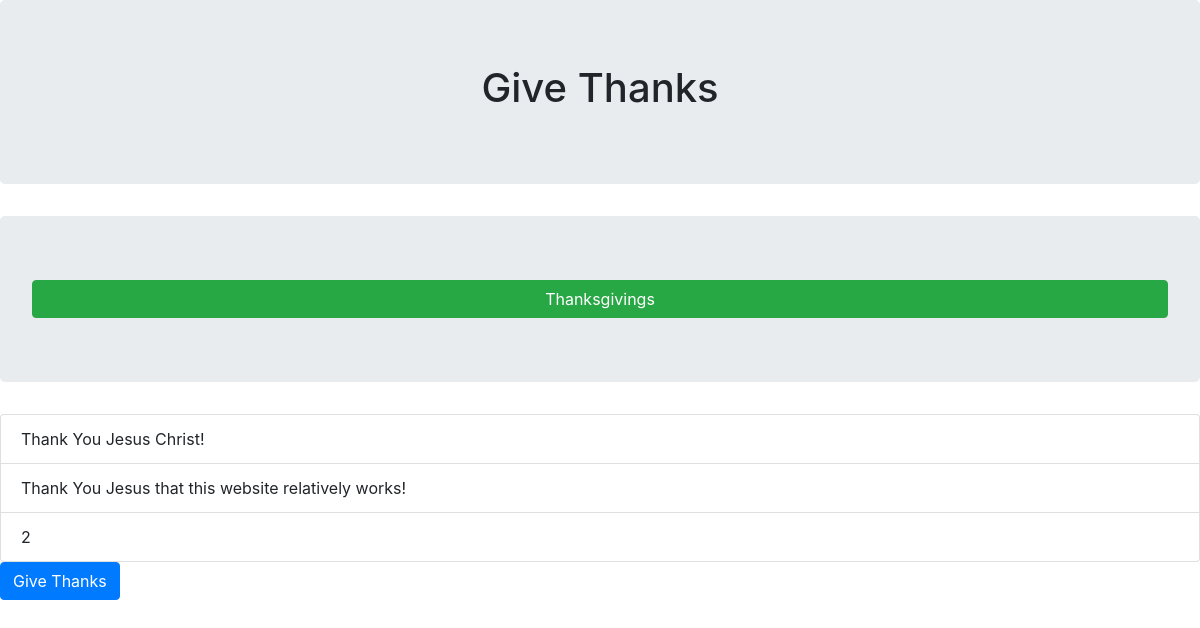
The app's page /givethanks/2 with its own data.
### Thanks/models.py (models this page shows)
class Thanks(models.Model):
	thanks_id = models.BigAutoField(primary_key=True,unique=True)
	thanks_title = models.CharField(max_length=100, blank=False, null=False)
	thanks_date = models.DateTimeField(null=False)
	thanks_description = models.CharField(max_length=1000,null=False)
	givethanks_count = models.IntegerField(null=False)

### Thanks/views.py (the view)
# urls.py: path('givethanks/<int:thanks_id>', views.givethanks, name = 'Give_Thanks'),
def givethanks(request, thanks_id):
	if request.method == 'GET':
		try:
			thanks = Thanks.objects.get(pk=thanks_id)
			form = forms.GiveThanks()
			template = loader.get_template('givethanks.html')
			context = {
				'thanks_id' : thanks_id,
				'thanks_title' : thanks.thanks_title,
				'thanks_description' : thanks.thanks_description,
				'givethanks_count' : thanks.givethanks_count
			}
		except Exception:
			context = {
				'error' : str(Exception)
			}
			template = loader.get_template('error.html')
	else:
		context = {
			'error' : '501 Invalid Request Protocol' #protocol error
		}
		template = loader.get_template('error.html')
	return HttpResponse(template.render(context,request))

### templates/givethanks.html (shortened to what this page needs)
<head>
<link rel="stylesheet" href="https://cdn.jsdelivr.net/npm/bootstrap@4.5.3/dist/css/bootstrap.min.css">
</head>
<body>
{% block content %}
<div class="jumbotron text-center">
<h1>Give Thanks</h1>
</div>
<div class="jumbotron text-center">
<a href='thanksgivings/' align="right" class="btn btn-success btn-block">Thanksgivings</a>
</div>
{% if thanks_id %}
<form action='/increasethanks/{{thanks_id}}/{{givethanks_count}}' method='post'>
<ul class="list-group">
	<li class="list-group-item">{{thanks_title}}</li>
	<li class="list-group-item">{{thanks_description}}</li>
	<li class="list-group-item">{{givethanks_count}}</li>
</ul>
<div class="mb-3">
	<button type="submit" class="btn btn-primary">
		Give Thanks
	</button>
</div>
</form>
{% endif %}
{% endblock %}
</body>

### records on screen
Thanks: thanks_title "Thank You Jesus Christ!", thanks_description "Thank You Jesus that this website relatively works!"

### other values on screen
{{ givethanks_count }} "2"
